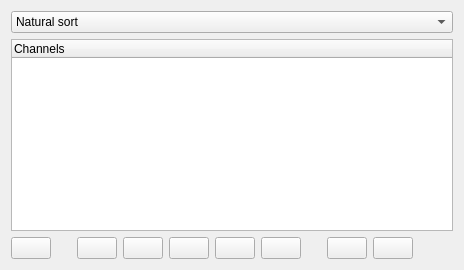
     <widget class="QWidget" name="channels_tab">
      <attribute name="icon">
       <iconset resource="resource.qrc">
        <normaloff>:/graph.png</normaloff>:/graph.png</iconset>
      </attribute>
      <attribute name="title">
       <string>Channels</string>
      </attribute>
      <layout class="QVBoxLayout" name="verticalLayout_5">
       <item>
        <widget class="QSplitter" name="splitter">
         <property name="orientation">
          <enum>Qt::Horizontal</enum>
         </property>
         <widget class="QWidget" name="verticalLayoutWidget">
          <layout class="QVBoxLayout" name="channels_layout">
           <item>
            <widget class="QComboBox" name="channel_view">
             <item>
              <property name="text">
               <string>Natural sort</string>
              </property>
             </item>
             <item>
              <property name="text">
               <string>Internal file structure</string>
              </property>
             </item>
             <item>
              <property name="text">
               <string>Selected channels only</string>
              </property>
             </item>
            </widget>
           </item>
           <item>
            <widget class="TreeWidget" name="channels_tree">
             <property name="toolTip">
              <string>Double click channel to see extended information</string>
             </property>
             <column>
              <property name="text">
               <string>Channels</string>
              </property>
             </column>
            </widget>
           </item>
           <item>
            <layout class="QHBoxLayout" name="buttons_layout">
             <item>
              <widget class="QPushButton" name="load_channel_list_btn">
               <property name="toolTip">
                <string>Load display file</string>
               </property>
               <property name="text">
                <string/>
               </property>
               <property name="icon">
                <iconset resource="resource.qrc">
                 <normaloff>:/open.png</normaloff>:/open.png</iconset>
               </property>
              </widget>
             </item>
             <item>
              <spacer name="button_spacer1">
               <property name="orientation">
                <enum>Qt::Horizontal</enum>
               </property>
               <property name="sizeType">
                <enum>QSizePolicy::Fixed</enum>
               </property>
               <property name="sizeHint" stdset="0">
                <size>
                 <width>20</width>
                 <height>20</height>
                </size>
               </property>
              </spacer>
             </item>
             <item>
              <widget class="QPushButton" name="save_channel_list_btn">
               <property name="toolTip">
                <string>Save display file</string>
               </property>
               <property name="text">
                <string/>
               </property>
               <property name="icon">
                <iconset resource="resource.qrc">
                 <normaloff>:/save.png</normaloff>:/save.png</iconset>
               </property>
              </widget>
             </item>
             <item>
              <widget class="QPushButton" name="select_all_btn">
               <property name="toolTip">
                <string>Select all the channels</string>
               </property>
               <property name="text">
                <string/>
               </property>
               <property name="icon">
                <iconset resource="resource.qrc">
                 <normaloff>:/checkmark.png</normaloff>:/checkmark.png</iconset>
               </property>
              </widget>
             </item>
             <item>
              <widget class="QPushButton" name="clear_channels_btn">
               <property name="toolTip">
                <string>Clear all selected channels</string>
               </property>
               <property name="text">
                <string/>
               </property>
               <property name="icon">
                <iconset resource="resource.qrc">
                 <normaloff>:/erase.png</normaloff>:/erase.png</iconset>
               </property>
              </widget>
             </item>
             <item>
              <widget class="QPushButton" name="advanced_search_btn">
               <property name="toolTip">
                <string>Search and select channels</string>
               </property>
               <property name="text">
                <string/>
               </property>
               <property name="icon">
                <iconset resource="resource.qrc">
                 <normaloff>:/search.png</normaloff>:/search.png</iconset>
               </property>
              </widget>
             </item>
             <item>
              <widget class="QPushButton" name="create_window_btn">
               <property name="toolTip">
                <string>Create window</string>
               </property>
               <property name="text">
                <string/>
               </property>
               <property name="icon">
                <iconset resource="resource.qrc">
                 <normaloff>:/graph.png</normaloff>:/graph.png</iconset>
               </property>
              </widget>
             </item>
             <item>
              <spacer name="horizontalSpacer_6">
               <property name="orientation">
                <enum>Qt::Horizontal</enum>
               </property>
               <property name="sizeType">
                <enum>QSizePolicy::Fixed</enum>
               </property>
               <property name="sizeHint" stdset="0">
                <size>
                 <width>20</width>
                 <height>20</height>
                </size>
               </property>
              </spacer>
             </item>
             <item>
              <widget class="QPushButton" name="load_embedded_channel_list_btn">
               <property name="toolTip">
                <string>Load embedded display file</string>
               </property>
               <property name="text">
                <string/>
               </property>
               <property name="icon">
                <iconset resource="resource.qrc">
                 <normaloff>:/load_embed.png</normaloff>:/load_embed.png</iconset>
               </property>
              </widget>
             </item>
             <item>
              <widget class="QPushButton" name="save_embedded_channel_list_btn">
               <property name="toolTip">
                <string>Embed display file</string>
               </property>
               <property name="text">
                <string/>
               </property>
               <property name="icon">
                <iconset resource="resource.qrc">
                 <normaloff>:/attach.png</normaloff>:/attach.png</iconset>
               </property>
              </widget>
             </item>
             <item>
              <spacer name="button_spacer2">
               <property name="orientation">
                <enum>Qt::Horizontal</enum>
               </property>
               <property name="sizeHint" stdset="0">
                <size>
                 <width>40</width>
                 <height>20</height>
                </size>
               </property>
              </spacer>
             </item>
            </layout>
           </item>
          </layout>
         </widget>
        </widget>
       </item>
      </layout>
     </widget>
